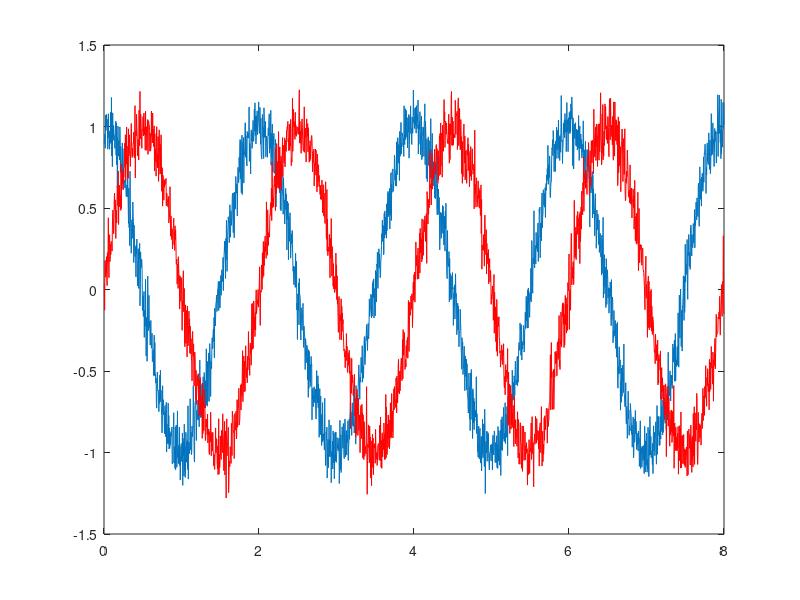
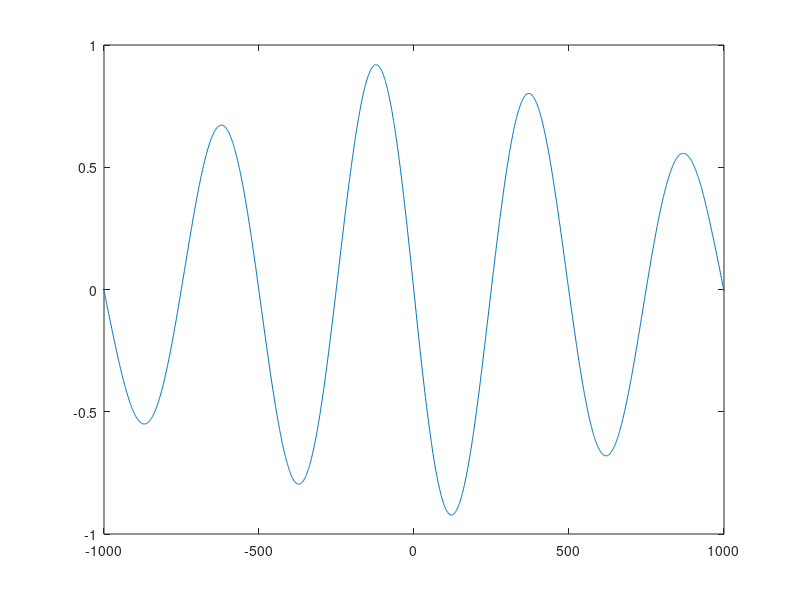

Source code (MATLAB) for these figures, in order:
clear;

Fs = 250;
freq = .5;
tt = [1:2000]./Fs;
xx = sin(2.*pi.*freq.*tt+pi./2) + .1.*randn(1,length(tt));
yy = sin(2.*pi.*freq.*tt) + .1.*randn(1,length(tt));

[cc,lags] = xcorr(xx,yy, 4.*Fs,'coeff');

figure(110);clf;
plot(tt,xx); hold on;
plot(tt,yy,'r');

figure(120);clf;
plot(lags,cc);
